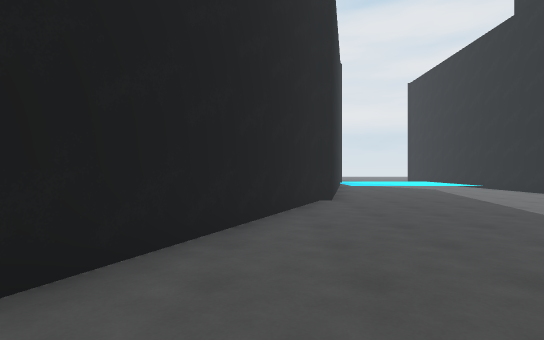
[1] (above)

24 first-person views from a walk through a scene from a Unity 3-D project. The camera is 1.4 m above the floor, looks level and sees 80° across. The floor is counted in squares, 2 m on a side. Each view is taken from the middle of a square. On the plan, view 1 faces up. The plan holds only what a view shows up to about 10 squares ahead; the rest is blank. The place goes on beyond the plan. The player character is not drawn.

[2]
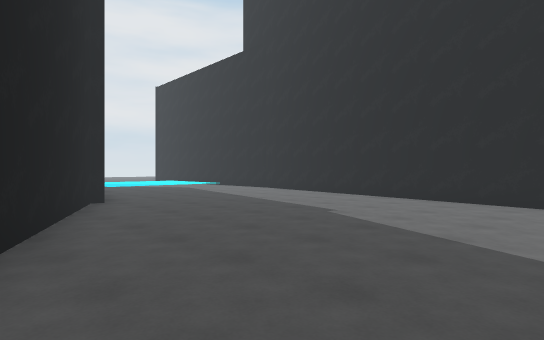

[3]
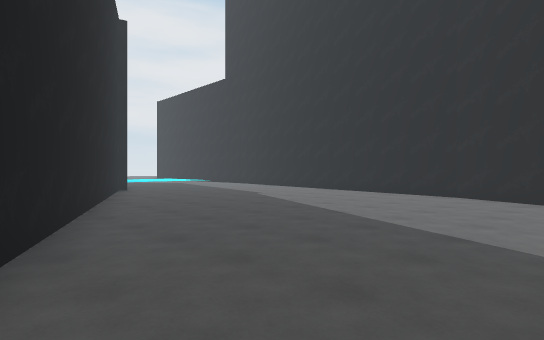

[4]
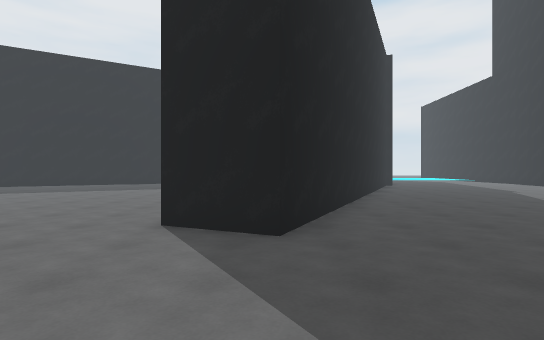

[5]
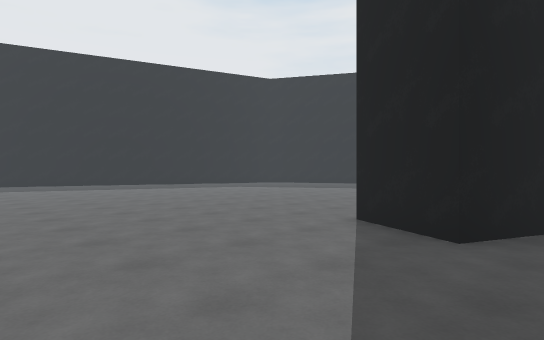

[6]
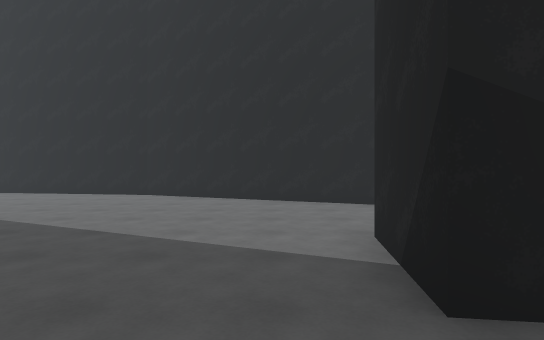

[7]
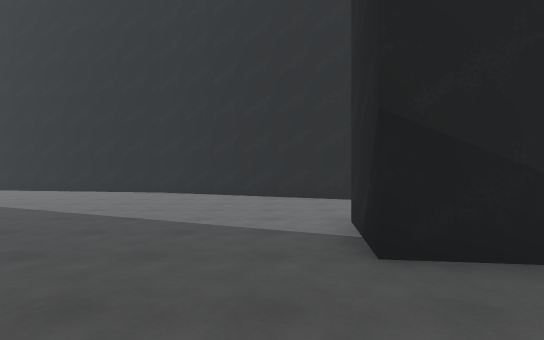

[8]
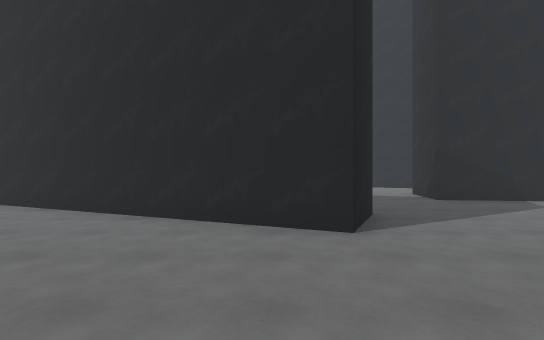

[9]
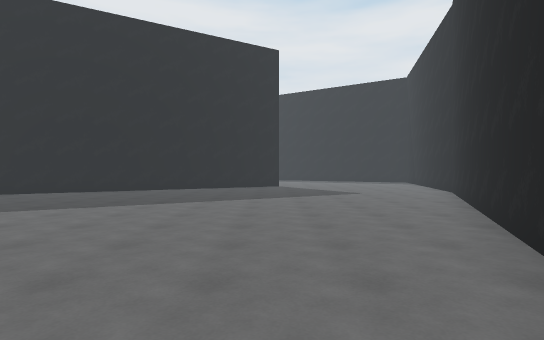

[10]
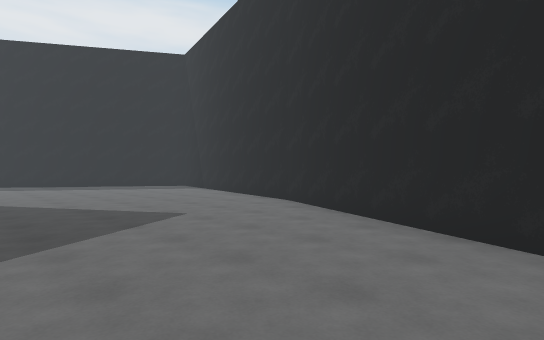

[11]
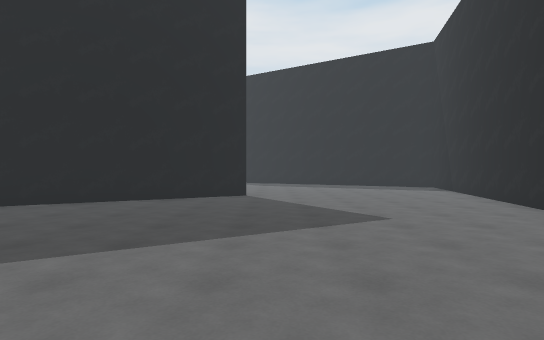

[12]
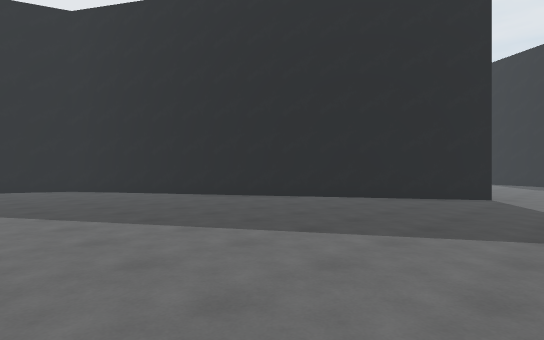

[13]
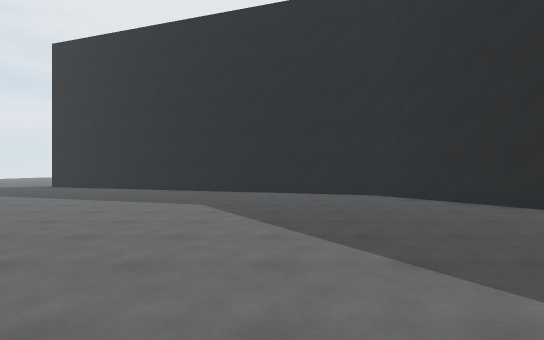

[14]
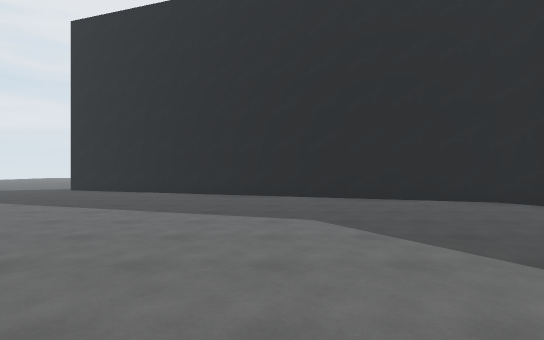

[15]
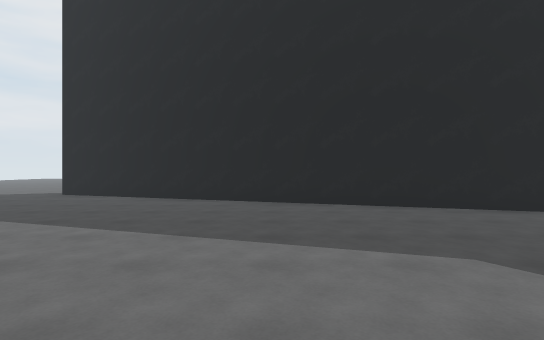

[16]
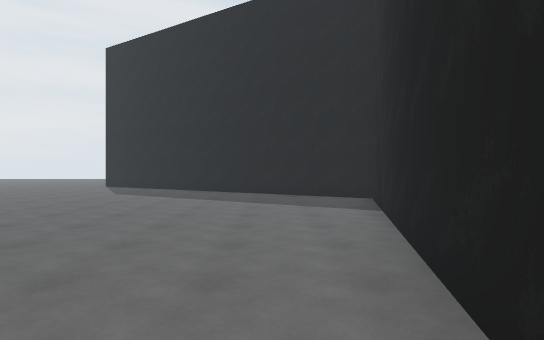

[17]
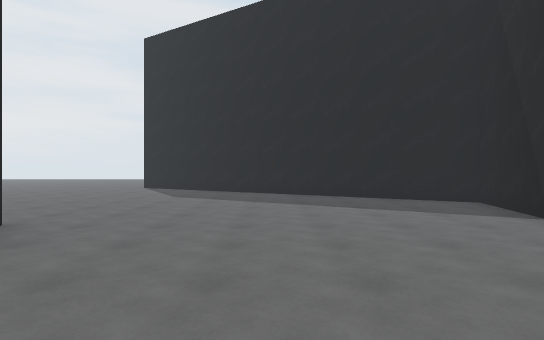

[18]
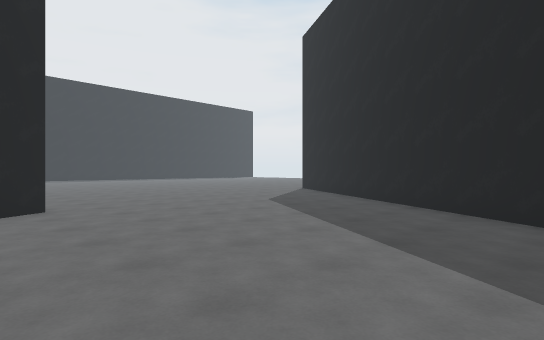

[19]
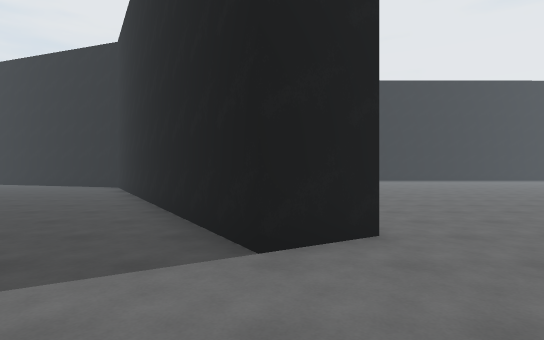

[20]
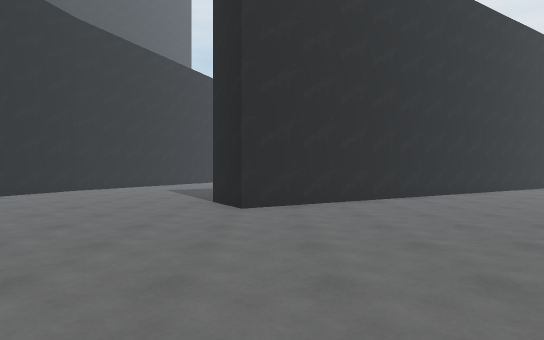

[21]
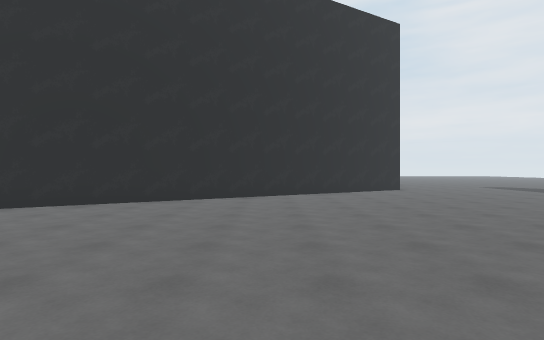

[22]
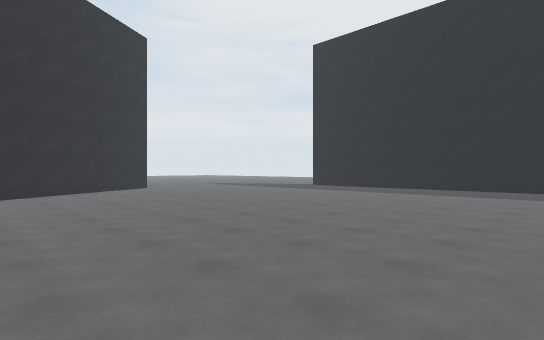

[23]
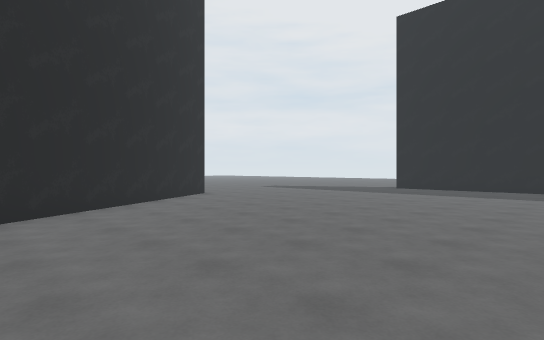

[24]
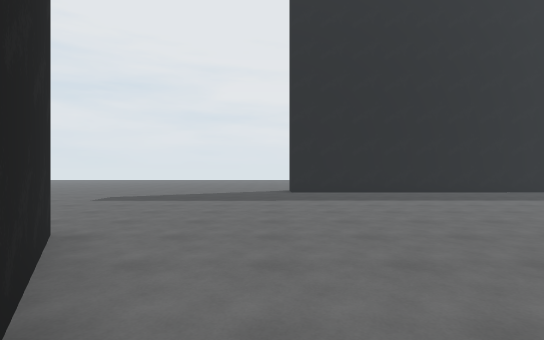

### Floor plan
Points are (right, up) in squares from view 1. A wall is a line through its corners. A room is listed if a view was taken in it or the views show most of it. See-through windows are left out.
Room 1 (views 1, 2)
walls: (1.1, 7.5) (-3.9, -3.6); (1.8, 9.4) (1.4, 7.6); (8, 9.5) (8, 10); (6.1, -1.6) (7.4, 5.8); (-1.5, -5.8) (0.4, -6.1); (3.5, -7.2) (6.1, -1.5)
ways out: opening at (-2, -4) to room 2
Room 2 (views 3, 4, 5, 6, 7, 8, 9, 10, 11, 12, 13, 14, 15, 16, 17, 18, 19, 20, 21, 22, 23, 24)
walls: (-17.5, 6.6) (-6.4, 13.1) (-5.7, 11.9) (-16, 5.8) (-20.2, -6); (-0.4, 8) (1.5, 15.9) (-4.4, 19.5); (-3.9, -3.6) (-5.4, -2.9) (-0.4, 8.1); (-1.7, -7.5) (-1.5, -5.8)
ways out: opening at (-2, -4) to room 1

Positions as (right, up) in squares from view 1, and headings:
1: (0, 0), facing up
2: (-1, 0), facing up-right
3: (-3, -4), facing up-right
4: (-4, -7), facing up
5: (-3, -7), facing up-left
6: (-3, -5), facing right
7: (-4, -5), facing right
8: (-9, -2), facing right
9: (-6, -2), facing up
10: (-6, 3), facing up-right
11: (-5, 3), facing up
12: (-4, 3), facing up-left
13: (-7, 3), facing left
14: (-9, 1), facing left
15: (-11, 0), facing left
16: (-1, 8), facing up
17: (-3, 9), facing up
18: (0, 12), facing up-left
19: (-3, 12), facing left
20: (-7, 19), facing down
21: (-13, 18), facing down
22: (-12, 19), facing down-left
23: (-12, 15), facing down-left
24: (-14, 9), facing left
